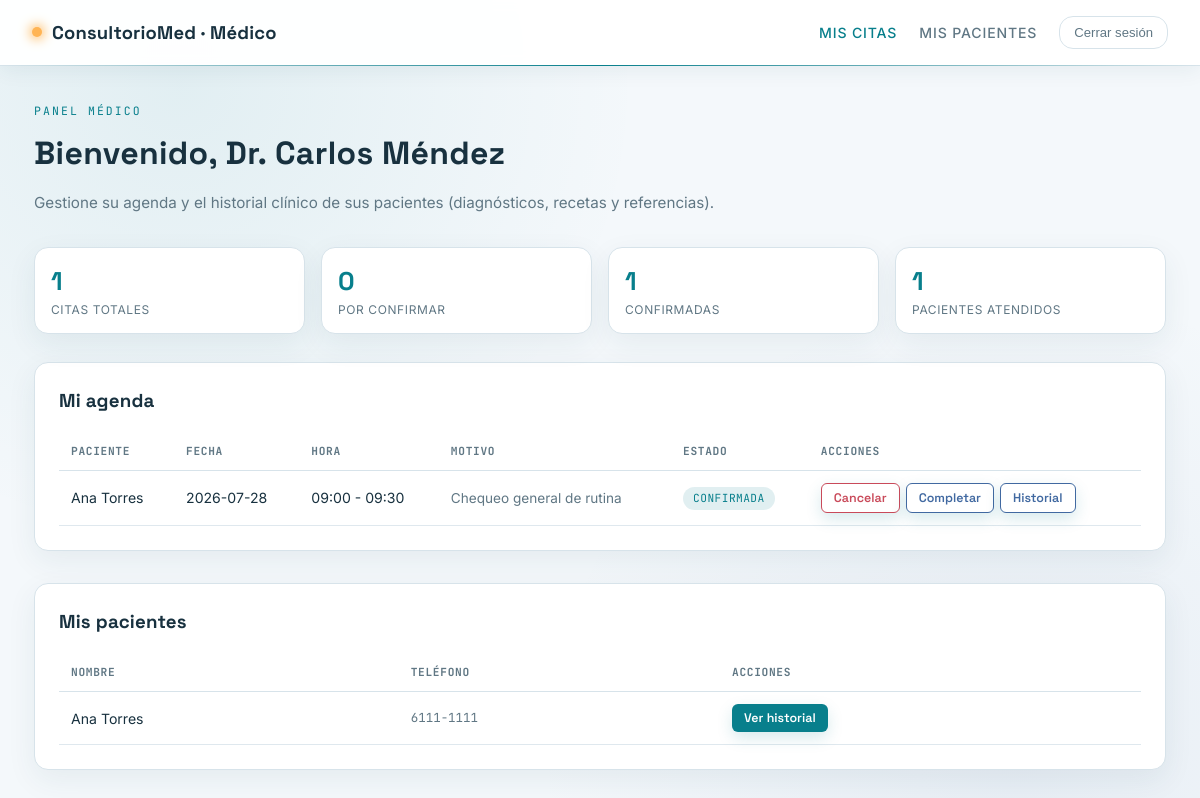
The page /views/medico/dashboard.php (signed in) on the database its author committed.
### tables this page shows
CREATE TABLE citas (
    id_cita        INT AUTO_INCREMENT PRIMARY KEY,
    id_paciente    INT NOT NULL,
    id_medico      INT NOT NULL,
    fecha_cita     DATE NOT NULL,
    hora_inicio    TIME NOT NULL,
    hora_fin       TIME NOT NULL,
    estado         ENUM('pendiente','confirmada','cancelada','completada') NOT NULL DEFAULT 'pendiente',
    motivo         VARCHAR(255) NULL,
    creado_en      DATETIME NOT NULL DEFAULT CURRENT_TIMESTAMP,
    actualizado_en DATETIME NOT NULL DEFAULT CURRENT_TIMESTAMP ON UPDATE CURRENT_TIMESTAMP,
    CONSTRAINT fk_cita_paciente FOREIGN KEY (id_paciente)
        REFERENCES pacientes(id_paciente) ON DELETE CASCADE,
    CONSTRAINT fk_cita_medico FOREIGN KEY (id_medico)
        REFERENCES medicos(id_medico) ON DELETE CASCADE,
    CONSTRAINT chk_cita_horas CHECK (hora_fin > hora_inicio)
);

CREATE TABLE pacientes (
    id_paciente      INT AUTO_INCREMENT PRIMARY KEY,
    id_usuario       INT NOT NULL,
    nombre           VARCHAR(120) NOT NULL,
    fecha_nacimiento DATE NULL,
    telefono         VARCHAR(20)  NULL,
    direccion        VARCHAR(200) NULL,
    creado_en        DATETIME NOT NULL DEFAULT CURRENT_TIMESTAMP,
    CONSTRAINT fk_paciente_usuario FOREIGN KEY (id_usuario)
        REFERENCES usuarios(id_usuario) ON DELETE CASCADE
);

### config/Database.php (called while the page is built, shortened)
<?php
class Database
{
    private static ?PDO $instance = null;
    public static function getConnection(): PDO
    {
        if (self::$instance === null) {
            $dsn = sprintf(
                'mysql:host=%s;port=%s;dbname=%s;charset=%s',
                self::HOST,
                self::PORT,
                self::DBNAME,
                self::CHARSET
            );
            try {
                self::$instance = new PDO($dsn, self::USER, self::PASS, [
                    PDO::ATTR_ERRMODE            => PDO::ERRMODE_EXCEPTION,
                    PDO::ATTR_DEFAULT_FETCH_MODE => PDO::FETCH_ASSOC,
                    PDO::ATTR_EMULATE_PREPARES   => false,
                ]);
            } catch (PDOException $e) {
                error_log('Error de conexión a la BD: ' . $e->getMessage());
                http_response_code(500);
                header('Content-Type: application/json');
                echo json_encode([
                    'exito'   => false,
                    'mensaje' => 'No fue posible conectar con la base de datos.'
                ]);
                exit;
            }
        }
        return self::$instance;
    }
}

### controllers/CitaController.php (called while the page is built, shortened)
<?php
require_once __DIR__ . '/../models/Cita.php';
require_once __DIR__ . '/../models/Medico.php';
class CitaController
{
    private Cita $citaModel;
    public function __construct()
    {
        $this->citaModel = new Cita();
    }
    public function listarPorMedico(int $idMedico): array
    {
        return $this->citaModel->listarPorMedico($idMedico);
    }
}

### models/Cita.php (called while the page is built, shortened)
<?php
require_once __DIR__ . '/../config/Database.php';
class Cita
{
    private PDO $db;
    public function __construct()
    {
        $this->db = Database::getConnection();
    }
    public function listarPorMedico(int $idMedico): array
    {
        $stmt = $this->db->prepare('CALL sp_citas_por_medico(:id_medico)');
        $stmt->execute(['id_medico' => $idMedico]);
        $resultado = $stmt->fetchAll();
        return $resultado;
    }
}

### controllers/MedicoController.php (called while the page is built, shortened)
<?php
require_once __DIR__ . '/../models/Medico.php';
class MedicoController
{
    private Medico $medicoModel;
    public function __construct()
    {
        $this->medicoModel = new Medico();
    }
    public function pacientesPorMedico(int $idMedico): array
    {
        return $this->medicoModel->pacientesPorMedico($idMedico);
    }
}

### models/Medico.php (called while the page is built, shortened)
<?php
require_once __DIR__ . '/../config/Database.php';
class Medico
{
    private PDO $db;
    public function __construct()
    {
        $this->db = Database::getConnection();
    }
    public function pacientesPorMedico(int $idMedico): array
    {
        $stmt = $this->db->prepare('CALL sp_pacientes_por_medico(:id)');
        $stmt->execute(['id' => $idMedico]);
        $rows = $stmt->fetchAll();
        return $rows;
    }
}

### views/medico/dashboard.php (the view, shortened to what this page needs)
<?php
require_once __DIR__ . '/../../controllers/CitaController.php';
require_once __DIR__ . '/../../controllers/MedicoController.php';
$citaCtrl = new CitaController();
$medicoCtrl = new MedicoController();
$idMedico = (int) $_SESSION['id_medico'];
$misCitas = $citaCtrl->listarPorMedico($idMedico);
$misPacientes = $medicoCtrl->pacientesPorMedico($idMedico);
$estadoLabels = [
    'pendiente' => 'Pendiente', 'confirmada' => 'Confirmada',
    'cancelada' => 'Cancelada', 'completada' => 'Completada',
];
?>
<!DOCTYPE html>
<html lang="es">
<head>
<link rel="stylesheet" href="../../public/css/futuristic.css">
</head>
<body>
<header class="scan-header">
    <div class="brand"><span class="dot" style="background:var(--accent-warning, #FFB454);box-shadow:0 0 12px 2px #FFB454;"></span> ConsultorioMed · Médico</div>
    <nav class="nav-links">
        <a href="#citas" class="active">Mis citas</a>
        <a href="#pacientes">Mis pacientes</a>
        <button id="btn-logout" class="btn-ghost-logout">Cerrar sesión</button>
    </nav>
</header>
<main class="page-wrap">
    <span class="eyebrow">Panel médico</span>
    <h1 class="page-title">Bienvenido, <?= htmlspecialchars($_SESSION['nombre']) ?></h1>
    <p class="page-sub">Gestione su agenda y el historial clínico de sus pacientes (diagnósticos, recetas y referencias).</p>
    <div class="stat-strip">
        <div class="stat-chip"><div class="num"><?= count($misCitas) ?></div><div class="label">Citas totales</div></div>
        <div class="stat-chip"><div class="num"><?= count(array_filter($misCitas, fn($c) => $c['estado'] === 'pendiente')) ?></div><div class="label">Por confirmar</div></div>
        <div class="stat-chip"><div class="num"><?= count(array_filter($misCitas, fn($c) => $c['estado'] === 'confirmada')) ?></div><div class="label">Confirmadas</div></div>
        <div class="stat-chip"><div class="num"><?= count($misPacientes) ?></div><div class="label">Pacientes atendidos</div></div>
    </div>
    <section id="citas" class="panel" style="margin-bottom:32px;">
        <h3 style="margin-bottom:18px;">Mi agenda</h3>
        <?php if (empty($misCitas)): ?>
            <div class="empty-state"><div class="icon">🗓️</div>No tiene citas registradas todavía.</div>
        <?php else: ?>
        <table>
            <thead><tr><th>Paciente</th><th>Fecha</th><th>Hora</th><th>Motivo</th><th>Estado</th><th>Acciones</th></tr></thead>
            <tbody>
            <?php foreach ($misCitas as $c): ?>
                <tr>
                    <td><?= htmlspecialchars($c['paciente']) ?></td>
                    <td><?= htmlspecialchars($c['fecha_cita']) ?></td>
                    <td><?= substr($c['hora_inicio'], 0, 5) ?> - <?= substr($c['hora_fin'], 0, 5) ?></td>
                    <td style="color:var(--text-muted);font-size:0.85rem;"><?= htmlspecialchars($c['motivo'] ?? '—') ?></td>
                    <td><span class="badge badge-<?= $c['estado'] ?>"><?= $estadoLabels[$c['estado']] ?></span></td>
                    <td class="row-actions">
                        <?php if (in_array($c['estado'], ['pendiente', 'confirmada'])): ?>
                            <button class="btn btn-danger btn-sm" data-cambiar-estado="cancelada" data-id-cita="<?= $c['id_cita'] ?>">Cancelar</button>
                        <?php endif; ?>
                        <?php if ($c['estado'] === 'confirmada'): ?>
                            <button class="btn btn-secondary btn-sm" data-cambiar-estado="completada" data-id-cita="<?= $c['id_cita'] ?>">Completar</button>
                        <?php endif; ?>
                        <button class="btn btn-secondary btn-sm" data-historial-paciente="<?= $c['id_paciente'] ?>" data-nombre="<?= htmlspecialchars($c['paciente'], ENT_QUOTES) ?>">Historial</button>
                    </td>
                </tr>
            <?php endforeach; ?>
            </tbody>
        </table>
        <?php endif; ?>
    </section>
    <section id="pacientes" class="panel">
        <h3 style="margin-bottom:18px;">Mis pacientes</h3>
        <?php if (empty($misPacientes)): ?>
            <div class="empty-state"><div class="icon">🩺</div>Aún no ha atendido pacientes.</div>
        <?php else: ?>
        <table>
            <thead><tr><th>Nombre</th><th>Teléfono</th><th>Acciones</th></tr></thead>
            <tbody>
            <?php foreach ($misPacientes as $p): ?>
                <tr>
                    <td><?= htmlspecialchars($p['nombre']) ?></td>
                    <td style="font-family:var(--font-mono);font-size:0.78rem;color:var(--text-muted);"><?= htmlspecialchars($p['telefono'] ?? '—') ?></td>
                    <td class="row-actions">
                        <button class="btn btn-sm" data-historial-paciente="<?= $p['id_paciente'] ?>" data-nombre="<?= htmlspecialchars($p['nombre'], ENT_QUOTES) ?>">Ver historial</button>
                    </td>
                </tr>
            <?php endforeach; ?>
            </tbody>
        </table>
        <?php endif; ?>
    </section>
</main>
</body>
</html>

### rows shown on the page
citas: estado "0", estado "1", id_paciente.nombre "Ana Torres", fecha_cita "2026-07-28", hora_inicio "09:00", hora_fin "09:30", motivo "Chequeo general de rutina", estado "CONFIRMADA"
pacientes: nombre "Ana Torres", telefono "6111-1111"

### other values the page prints
$_SESSION['nombre'] "Dr. Carlos Méndez"
count($misCitas) "1"
count($misPacientes) "1"
